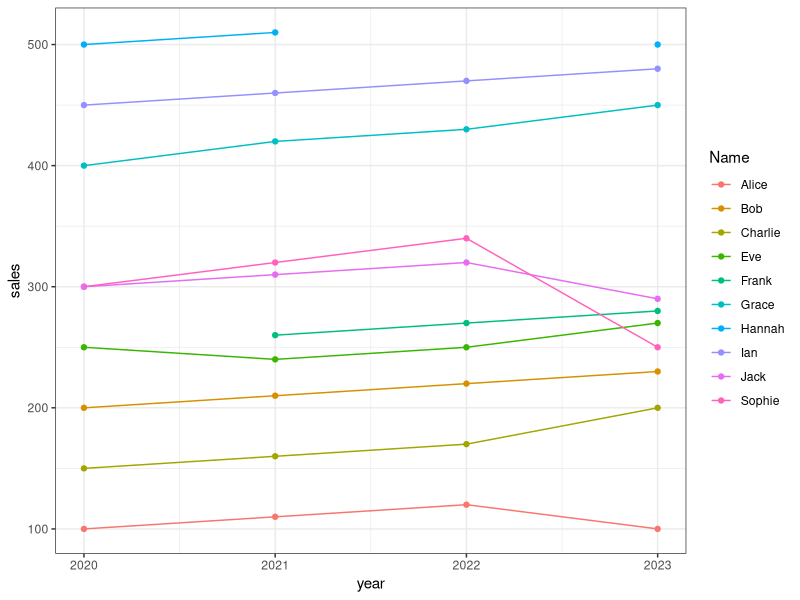

This figure's R source:
## ---- chunk 1
library(readxl)
library(tidyverse)
## ---- chunk 2
df_sales <- read_excel('../out/sales_data_2.xlsx')
## ---- chunk 3
head(df_sales)
## ---- chunk 4
df_sales_longer <- df_sales %>% 
  pivot_longer(cols = starts_with("sales_"),
               names_to = "year",
               values_to = "sales"
               )

head(df_sales_longer)
## ---- chunk 5
df_sales_longer <- df_sales_longer %>% 
  mutate(year = str_remove(year, 'sales_') %>% as.integer()) 

head(df_sales_longer)
## ---- chunk 6
df_sales_longer %>% 
  ggplot(aes(x = year, 
             y = sales, 
             color = Name)) + 
  geom_point() + 
  geom_line() + 
  theme_bw()

# Saving the plot
# ggsave('../out/sales_2_plot.png', width = 10.37, height = 7.55, units = 'in')
## ---- chunk 7
df_sales_wider <- df_sales_longer %>% 
  pivot_wider(names_from = year, 
              values_from = sales,
              names_prefix = 'sales_')

# Same content
head(df_sales)
head(df_sales_wider)
## ---- chunk 8
df_sales_longer_nested <- df_sales_longer %>%  
  group_by(Name) %>% 
  nest(sales_data = c(year, sales)) %>% 
  ungroup()

head(df_sales_longer_nested)
## ---- chunk 9
df_sales_longer_nested %>% 
  filter(Name == 'Bob') %>% 
  pull(sales_data)
